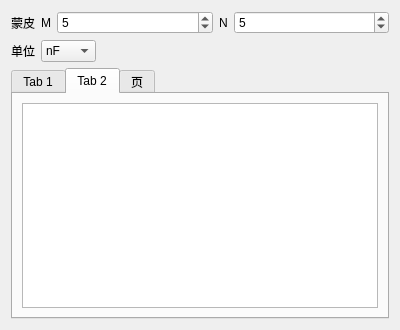
<?xml version="1.0" encoding="UTF-8"?>
<ui version="4.0">
 <class>igwMeshRepresentationWidget</class>
 <widget class="QWidget" name="igwMeshRepresentationWidget">
  <property name="geometry">
   <rect>
    <x>0</x>
    <y>0</y>
    <width>400</width>
    <height>330</height>
   </rect>
  </property>
  <property name="windowTitle">
   <string>Form</string>
  </property>
  <layout class="QVBoxLayout" name="verticalLayout">
   <item>
    <layout class="QHBoxLayout" name="horizontalLayout_6">
     <item>
      <widget class="QLabel" name="label_11">
       <property name="sizePolicy">
        <sizepolicy hsizetype="Fixed" vsizetype="Preferred">
         <horstretch>0</horstretch>
         <verstretch>0</verstretch>
        </sizepolicy>
       </property>
       <property name="text">
        <string>蒙皮</string>
       </property>
      </widget>
     </item>
     <item>
      <widget class="QLabel" name="label_13">
       <property name="sizePolicy">
        <sizepolicy hsizetype="Fixed" vsizetype="Preferred">
         <horstretch>0</horstretch>
         <verstretch>0</verstretch>
        </sizepolicy>
       </property>
       <property name="text">
        <string>M</string>
       </property>
      </widget>
     </item>
     <item>
      <widget class="QSpinBox" name="meshRowSpinBox">
       <property name="enabled">
        <bool>true</bool>
       </property>
       <property name="minimum">
        <number>1</number>
       </property>
       <property name="maximum">
        <number>100</number>
       </property>
       <property name="singleStep">
        <number>1</number>
       </property>
       <property name="stepType">
        <enum>QAbstractSpinBox::DefaultStepType</enum>
       </property>
       <property name="value">
        <number>5</number>
       </property>
       <property name="displayIntegerBase">
        <number>10</number>
       </property>
      </widget>
     </item>
     <item>
      <widget class="QLabel" name="label_12">
       <property name="sizePolicy">
        <sizepolicy hsizetype="Fixed" vsizetype="Preferred">
         <horstretch>0</horstretch>
         <verstretch>0</verstretch>
        </sizepolicy>
       </property>
       <property name="text">
        <string>N</string>
       </property>
      </widget>
     </item>
     <item>
      <widget class="QSpinBox" name="meshColSpinBox">
       <property name="enabled">
        <bool>true</bool>
       </property>
       <property name="minimum">
        <number>1</number>
       </property>
       <property name="maximum">
        <number>100</number>
       </property>
       <property name="singleStep">
        <number>1</number>
       </property>
       <property name="stepType">
        <enum>QAbstractSpinBox::DefaultStepType</enum>
       </property>
       <property name="value">
        <number>5</number>
       </property>
       <property name="displayIntegerBase">
        <number>10</number>
       </property>
      </widget>
     </item>
    </layout>
   </item>
   <item>
    <layout class="QHBoxLayout" name="horizontalLayout">
     <item alignment="Qt::AlignLeft">
      <widget class="QLabel" name="label">
       <property name="sizePolicy">
        <sizepolicy hsizetype="Minimum" vsizetype="Preferred">
         <horstretch>0</horstretch>
         <verstretch>0</verstretch>
        </sizepolicy>
       </property>
       <property name="layoutDirection">
        <enum>Qt::LeftToRight</enum>
       </property>
       <property name="autoFillBackground">
        <bool>false</bool>
       </property>
       <property name="text">
        <string>单位</string>
       </property>
      </widget>
     </item>
     <item>
      <widget class="QComboBox" name="SuffixComboBox">
       <property name="sizePolicy">
        <sizepolicy hsizetype="Minimum" vsizetype="Fixed">
         <horstretch>0</horstretch>
         <verstretch>0</verstretch>
        </sizepolicy>
       </property>
       <item>
        <property name="text">
         <string>nF</string>
        </property>
       </item>
       <item>
        <property name="text">
         <string>m/s</string>
        </property>
       </item>
       <item>
        <property name="text">
         <string>km/s</string>
        </property>
       </item>
       <item>
        <property name="text">
         <string>Pa</string>
        </property>
       </item>
      </widget>
     </item>
     <item>
      <spacer name="horizontalSpacer">
       <property name="orientation">
        <enum>Qt::Horizontal</enum>
       </property>
       <property name="sizeHint" stdset="0">
        <size>
         <width>40</width>
         <height>20</height>
        </size>
       </property>
      </spacer>
     </item>
    </layout>
   </item>
   <item>
    <widget class="QTabWidget" name="tabWidget">
     <property name="currentIndex">
      <number>1</number>
     </property>
     <widget class="QWidget" name="tab">
      <attribute name="title">
       <string>Tab 1</string>
      </attribute>
      <layout class="QVBoxLayout" name="verticalLayout_2">
       <item>
        <widget class="QTableWidget" name="meshTableWidget">
         <property name="gridStyle">
          <enum>Qt::SolidLine</enum>
         </property>
         <attribute name="horizontalHeaderCascadingSectionResizes">
          <bool>false</bool>
         </attribute>
         <attribute name="horizontalHeaderHighlightSections">
          <bool>false</bool>
         </attribute>
         <attribute name="horizontalHeaderStretchLastSection">
          <bool>false</bool>
         </attribute>
        </widget>
       </item>
      </layout>
     </widget>
     <widget class="QWidget" name="tab_2">
      <attribute name="title">
       <string>Tab 2</string>
      </attribute>
      <layout class="QVBoxLayout" name="verticalLayout_3">
       <item>
        <widget class="QTableView" name="meshTableView">
         <property name="styleSheet">
          <string notr="true">QHeaderView{
border: 1px solid rgb(210,210,210);
}
QTableView{
	gridline-color: rgb(0, 0, 0);
}



</string>
         </property>
         <property name="sizeAdjustPolicy">
          <enum>QAbstractScrollArea::AdjustToContents</enum>
         </property>
         <property name="alternatingRowColors">
          <bool>false</bool>
         </property>
         <property name="selectionMode">
          <enum>QAbstractItemView::NoSelection</enum>
         </property>
         <property name="iconSize">
          <size>
           <width>50</width>
           <height>50</height>
          </size>
         </property>
         <property name="textElideMode">
          <enum>Qt::ElideLeft</enum>
         </property>
         <property name="verticalScrollMode">
          <enum>QAbstractItemView::ScrollPerItem</enum>
         </property>
         <property name="horizontalScrollMode">
          <enum>QAbstractItemView::ScrollPerItem</enum>
         </property>
         <property name="showGrid">
          <bool>true</bool>
         </property>
         <property name="cornerButtonEnabled">
          <bool>false</bool>
         </property>
         <attribute name="horizontalHeaderCascadingSectionResizes">
          <bool>false</bool>
         </attribute>
         <attribute name="horizontalHeaderMinimumSectionSize">
          <number>50</number>
         </attribute>
         <attribute name="horizontalHeaderDefaultSectionSize">
          <number>50</number>
         </attribute>
         <attribute name="horizontalHeaderHighlightSections">
          <bool>false</bool>
         </attribute>
         <attribute name="verticalHeaderCascadingSectionResizes">
          <bool>false</bool>
         </attribute>
         <attribute name="verticalHeaderMinimumSectionSize">
          <number>50</number>
         </attribute>
         <attribute name="verticalHeaderDefaultSectionSize">
          <number>50</number>
         </attribute>
         <attribute name="verticalHeaderHighlightSections">
          <bool>false</bool>
         </attribute>
        </widget>
       </item>
      </layout>
     </widget>
     <widget class="QWidget" name="tab_3">
      <attribute name="title">
       <string>页</string>
      </attribute>
      <layout class="QVBoxLayout" name="verticalLayout_4">
       <item>
        <widget class="QGraphicsView" name="graphicsView"/>
       </item>
       <item>
        <widget class="QTableWidget" name="tableWidget">
         <property name="sizePolicy">
          <sizepolicy hsizetype="Expanding" vsizetype="Expanding">
           <horstretch>0</horstretch>
           <verstretch>0</verstretch>
          </sizepolicy>
         </property>
         <property name="styleSheet">
          <string notr="true">QTableView::item{  /** 每个单元格设置 */
    background-color: white;
    border: 10px;
    background-color: rgb(220, 220, 220);  /*交替行，第二行*/
    selection-background-color: white;
    selection-color: black;
    font-family: Consolas;
    font-size: 11px;
    text-align: center;
padding-left:0px
}</string>
         </property>
         <property name="autoScroll">
          <bool>true</bool>
         </property>
         <property name="autoScrollMargin">
          <number>16</number>
         </property>
         <property name="dragDropOverwriteMode">
          <bool>false</bool>
         </property>
         <property name="alternatingRowColors">
          <bool>false</bool>
         </property>
         <property name="selectionMode">
          <enum>QAbstractItemView::NoSelection</enum>
         </property>
         <property name="iconSize">
          <size>
           <width>48</width>
           <height>50</height>
          </size>
         </property>
         <property name="textElideMode">
          <enum>Qt::ElideLeft</enum>
         </property>
         <property name="horizontalScrollMode">
          <enum>QAbstractItemView::ScrollPerItem</enum>
         </property>
         <property name="showGrid">
          <bool>true</bool>
         </property>
         <property name="cornerButtonEnabled">
          <bool>true</bool>
         </property>
         <attribute name="horizontalHeaderDefaultSectionSize">
          <number>50</number>
         </attribute>
         <attribute name="verticalHeaderDefaultSectionSize">
          <number>50</number>
         </attribute>
         <row>
          <property name="text">
           <string>新建行</string>
          </property>
         </row>
         <row>
          <property name="text">
           <string>新建行</string>
          </property>
         </row>
         <column>
          <property name="text">
           <string>新建列</string>
          </property>
         </column>
         <column>
          <property name="text">
           <string>新建列</string>
          </property>
         </column>
         <item row="0" column="0">
          <property name="text">
           <string>df</string>
          </property>
         </item>
         <item row="0" column="1">
          <property name="text">
           <string>dsgf</string>
          </property>
         </item>
         <item row="1" column="0">
          <property name="text">
           <string>dfg</string>
          </property>
         </item>
         <item row="1" column="1">
          <property name="text">
           <string>dfg</string>
          </property>
         </item>
        </widget>
       </item>
      </layout>
     </widget>
    </widget>
   </item>
  </layout>
 </widget>
 <resources/>
 <connections/>
</ui>
